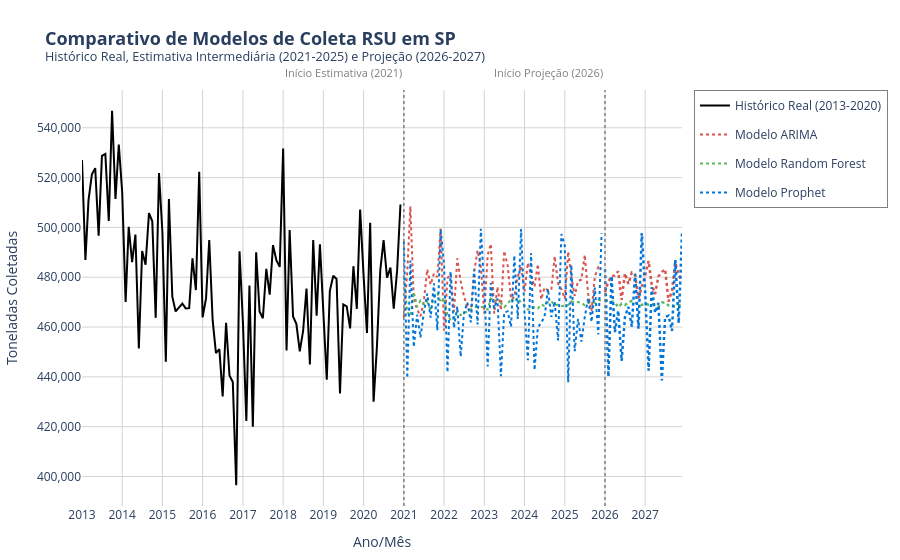

Notebook code for this chart:
### Markdown cell above
# 7. VISUALIZAÇÃO GRÁFICA COMPARATIVA UNIFICADA

### Code cell
df_historico_plot = df_clean[df_clean['ds'] <= '2020-12-01'].sort_values(
    by='ds'
)

# Máscaras Temporais para as Fases
mask_est = (df_previsoes_consolidado['ds'] >= '2021-01-01') & (
    df_previsoes_consolidado['ds'] <= '2025-12-01'
)
mask_fut = df_previsoes_consolidado['ds'] >= '2026-01-01'

fig = go.Figure()

# 1. DADOS HISTÓRICOS REAIS (2013 - 2020)
fig.add_trace(
    go.Scatter(
        x=df_historico_plot['ds'],
        y=df_historico_plot['y'],
        mode='lines',
        name='Histórico Real (2013-2020)',
        legendgroup='historico',
        line=dict(color='black', width=2),
    )
)

# 2. ESTIMATIVA INTERMEDIÁRIA (2021 - 2025)
fig.add_trace(
    go.Scatter(
        x=df_previsoes_consolidado.loc[mask_est, 'ds'],
        y=df_previsoes_consolidado.loc[mask_est, 'Previsao_ARIMA'],
        mode='lines',
        name='Modelo ARIMA',
        legendgroup='arima',
        showlegend=True,
        line=dict(color='#D9534F', dash='dot', width=2),
    )
)

fig.add_trace(
    go.Scatter(
        x=df_previsoes_consolidado.loc[mask_est, 'ds'],
        y=df_previsoes_consolidado.loc[mask_est, 'Previsao_RandomForest'],
        mode='lines',
        name='Modelo Random Forest',
        legendgroup='rf',
        showlegend=True,
        line=dict(color='#5CB85C', dash='dot', width=2),
    )
)

fig.add_trace(
    go.Scatter(
        x=df_previsoes_consolidado.loc[mask_est, 'ds'],
        y=df_previsoes_consolidado.loc[mask_est, 'Previsao_Prophet'],
        mode='lines',
        name='Modelo Prophet',
        legendgroup='prophet',
        showlegend=True,
        line=dict(color='#0275D8', dash='dot', width=2),
    )
)

# 3. PROJEÇÃO FUTURA (2026 - 2027)
fig.add_trace(
    go.Scatter(
        x=df_previsoes_consolidado.loc[mask_fut, 'ds'],
        y=df_previsoes_consolidado.loc[mask_fut, 'Previsao_ARIMA'],
        mode='lines',
        name='Modelo ARIMA',
        legendgroup='arima',
        showlegend=False,
        line=dict(color='#D9534F', dash='dot', width=2.5),
    )
)

fig.add_trace(
    go.Scatter(
        x=df_previsoes_consolidado.loc[mask_fut, 'ds'],
        y=df_previsoes_consolidado.loc[mask_fut, 'Previsao_RandomForest'],
        mode='lines',
        name='Modelo Random Forest',
        legendgroup='rf',
        showlegend=False,
        line=dict(color='#5CB85C', dash='dot', width=2.5),
    )
)

fig.add_trace(
    go.Scatter(
        x=df_previsoes_consolidado.loc[mask_fut, 'ds'],
        y=df_previsoes_consolidado.loc[mask_fut, 'Previsao_Prophet'],
        mode='lines',
        name='Modelo Prophet',
        legendgroup='prophet',
        showlegend=False,
        line=dict(color='#0275D8', dash='dot', width=2.5),
    )
)

# 4. ELEMENTOS DE DESIGN E MARCADORES TEMPORAIS
fig.add_vline(
    x='2021-01-01', line_dash='dot', line_color='gray', line_width=1.5
)
fig.add_vline(
    x='2026-01-01', line_dash='dot', line_color='gray', line_width=1.5
)

fig.add_annotation(
    x='2021-01-01',
    y=1.02,
    yref='paper',
    text='Início Estimativa (2021)',
    showarrow=False,
    xanchor='right',
    yanchor='bottom',
    font=dict(color='gray', size=11),
)

fig.add_annotation(
    x='2026-01-01',
    y=1.02,
    yref='paper',
    text='Início Projeção (2026)',
    showarrow=False,
    xanchor='right',
    yanchor='bottom',
    font=dict(color='gray', size=11),
)

fig.update_layout(
    title=dict(
        text=(
            '<b>Comparativo de Modelos de Coleta RSU em SP</b><br><sup>Histórico'
            ' Real, Estimativa Intermediária (2021-2025) e Projeção'
            ' (2026-2027)</sup>'
        ),
        font=dict(size=18),
    ),
    xaxis_title='Ano/Mês',
    yaxis_title='Toneladas Coletadas',
    template='plotly_white',
    hovermode='x unified',
    legend=dict(
        x=1.02,
        y=1,
        xanchor='left',
        yanchor='top',
        bgcolor='rgba(255, 255, 255, 0.8)',
        bordercolor='Gray',
        borderwidth=1,
    ),
    xaxis=dict(
        dtick='M12',
        tickformat='%Y',
        showgrid=True,
        gridcolor='LightGray',
    ),
    yaxis=dict(
        showgrid=True,
        gridcolor='LightGray',
        tickformat=',.0f',
    ),
    margin=dict(l=50, r=150, t=90, b=50),
)

fig.show()
